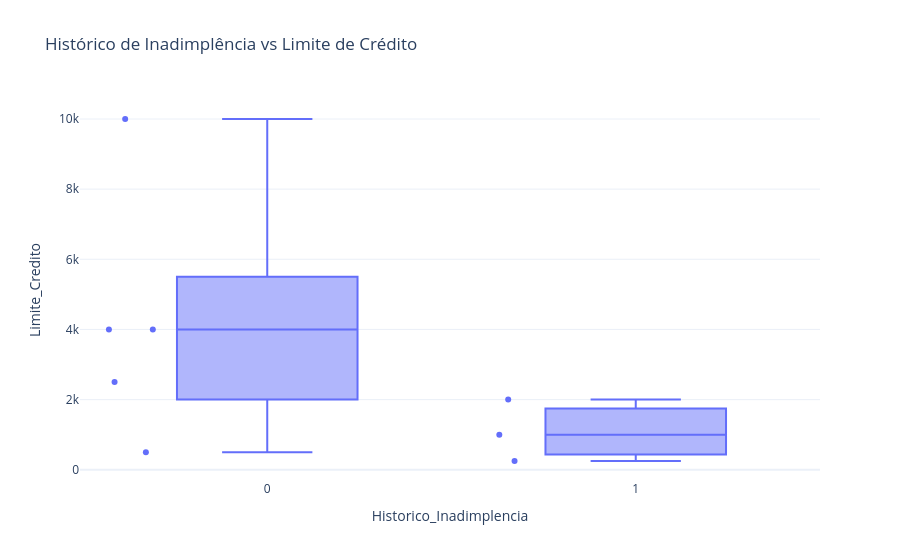

Notebook code cell kept with this figure:
### Markdown cell above
### 🎯 Objetivo

Verificar o impacto do risco (inadimplência) no limite concedido.

---
### 🔎 Observação nos dados

Clientes com Histórico de Inadimplência = 1:

- David → 1000

- Diego → 2000

- Claudio → 250

Nenhum deles possui limite alto.

---
### 📊 Tipo de gráfico ideal

Boxplot ou Barplot comparando médias

---
### 📌 Conclusão

Clientes com histórico de inadimplência recebem limites significativamente menores.

---
### 💡 Mensagem transmitida pelo gráfico

O risco de crédito atua como fator restritivo na concessão de limites elevados.

### Code cell
fig = px.box(df,
    x="Historico_Inadimplencia",
    y="Limite_Credito",
    points="all",
    title="Histórico de Inadimplência vs Limite de Crédito"
)

fig.update_layout(template="plotly_white")
fig.show()

### Figure 1 — Plotly figure (JSON) as saved in the notebook; plotly's stock layout.template omitted (floating-point values rounded to 4 significant figures)
{"data": [{"alignmentgroup": "True", "boxpoints": "all", "hovertemplate": "Historico_Inadimplencia=%{x}<br>Limite_Credito=%{y}<extra></extra>", "legendgroup": "", "marker": {"color": "#636efa"}, "name": "", "notched": false, "offsetgroup": "", "orientation": "v", "showlegend": false, "type": "box", "x": [0, 0, 0, 1, 0, 1, 0, 1], "x0": " ", "xaxis": "x", "y": [2500.0, 4000.0, 4000.0, 1000.0, 10000.0, 2000.0, 500.0, 250.0], "y0": " ", "yaxis": "y"}], "layout": {"boxmode": "group", "legend": {"tracegroupgap": 0}, "title": {"text": "Histórico de Inadimplência vs Limite de Crédito"}, "xaxis": {"anchor": "y", "domain": [0, 1], "title": {"text": "Historico_Inadimplencia"}}, "yaxis": {"anchor": "x", "domain": [0, 1], "title": {"text": "Limite_Credito"}}}}
